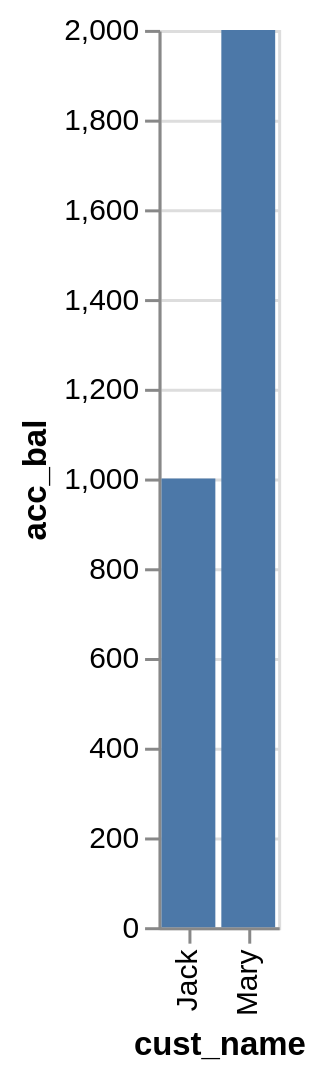

This figure's Vega-Lite source:
### Vega-Lite specification from a JSON file in a GitHub repository (floating-point values rounded to 4 significant figures)
{"data": {"values": [{"x_data": "Jack", "y_data": 1000}, {"x_data": "Mary", "y_data": 2000}]}, "mark": "bar", "encoding": {"x": {"field": "x_data", "type": "nominal", "title": "cust_name", "sort": {"op": "sum", "field": "y_data", "order": "ascending"}}, "y": {"field": "y_data", "type": "quantitative", "title": "acc_bal"}}}
